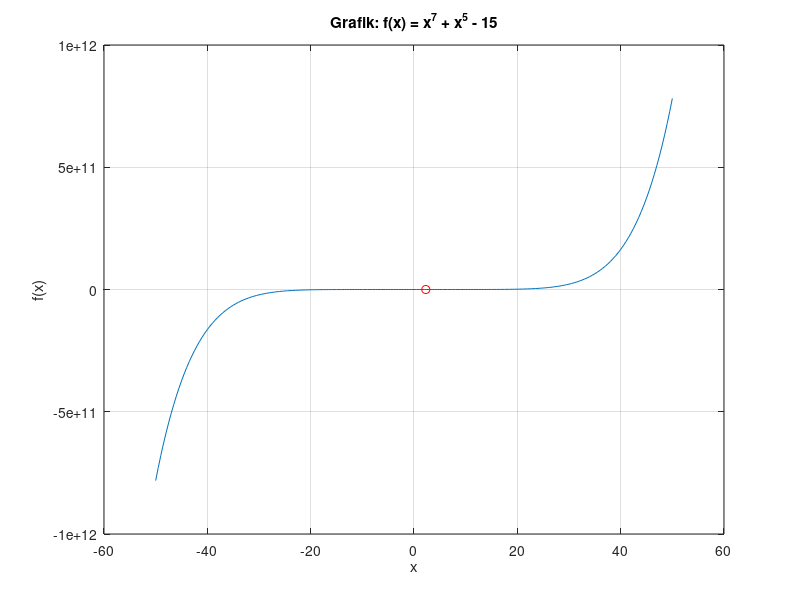
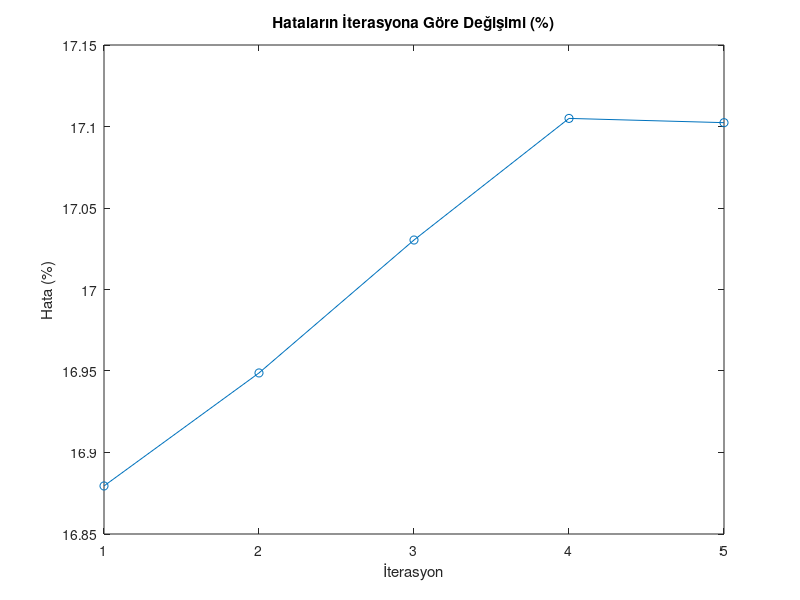

Source code (MATLAB) for these figures, in order:
%NEWTON-RAPHSON
clc; % Console temizler

% Seçilen Fonksiyon
f = @(x) x.^7 + x.^5 - 15;

% Fonksiyonun Grafiğini çizecek olan kod satırı.
x = -50:0.5:50; % -50'den 50'ye kadar 0.5 aralıkla değer alır
y = f(x); % Grafiği çizilecek fonksiyon
plot(x, y); % Seçilen x ve y değerlerini grafiğe çizer.
xlabel('x'); % x ekseni için başlık
ylabel('f(x)'); % y ekseni için başlık
title('Grafik: f(x) = x^7 + x^5 - 15'); % Grafiğin Başlığı
grid on; % Grafiğin üzerine eşit kareler ekler 

% Kullanıcıdan istenen değerleri almak
x0 = input('Başlangıç değeri için bir değer atayın. (0 seçmeyiniz):');
    while x0 == 0
        disp('Başlangıç değeri olarak 0 girilemez. Lütfen başka bir değer giriniz.');
        x0 = input('Başlangıç değeri için bir değer atayın. (0 seçmeyiniz):');
    end
minerror = input('Minimum hata değerini yazınız. (% olmadan yazınız..):');
iterasyon = input('Kaç iterasyon hesaplanacağını seçiniz.');

% Seçilen fonksiyonun türevi.
diff = @(x) 7*x.^6 + 5*x.^4;

% Newton-Raphson Algoritması.

x = x0; % x0 değeri x'e atanır.
prev_x = x0; % Önceki tahmin başlangıçta x0 olarak ayarlanır.

errors = []; % Hataları saklamak için boş bir dizi oluşturur

for i = 1:iterasyon % Girilen iterasyon sayısı kadar döngü çalıştırır
    x_new = x - (f(x) / diff(x)); % Newton-Raphson formülü ile yeni tahmin hesaplanır
    
    % Hata hesaplanır (yaklaşık hata)
    error = abs((x_new - x) / x_new) * 100; % Yaklaşık hata yüzde olarak hesaplanır
    errors(i) = error; % Hataları diziye ekler
    
    % Sonuçları ekrana yazdır
    fprintf('İterasyon %d: Kök tahmini = %.10f, Hata = %.10f%%\n', i, x_new, error);
    
    % Minimum hata değerini karşılayıp karşılamadığını kontrol edin
    if error < minerror || error == 0 % Eğer hata toleransı kabul edilebilir bir seviyede veya sıfır ise
        break; % Döngüyü sonlandır
    end
    
    % Yeni tahminler için güncelleme
    x = x_new; % Yeni tahmini mevcut tahmin olarak atar
end

% Grafik üzerinde tahmini kökü göstermek
hold on; % Mevcut grafiği korur
plot(x_new, f(x_new), 'ro'); % Tahmini kökü kırmızı daire ile gösterir

% Grafik üzerinde hataları göster
figure; % Yeni bir grafik penceresi oluşturur
plot(1:i, errors, '-o'); % Hataları grafiğe çizer
xlabel('İterasyon'); % x ekseninin etiketini belirler
ylabel('Hata (%)'); % y ekseninin etiketini belirler
title('Hataların İterasyona Göre Değişimi (%)'); % Grafiğin başlığını belirler
